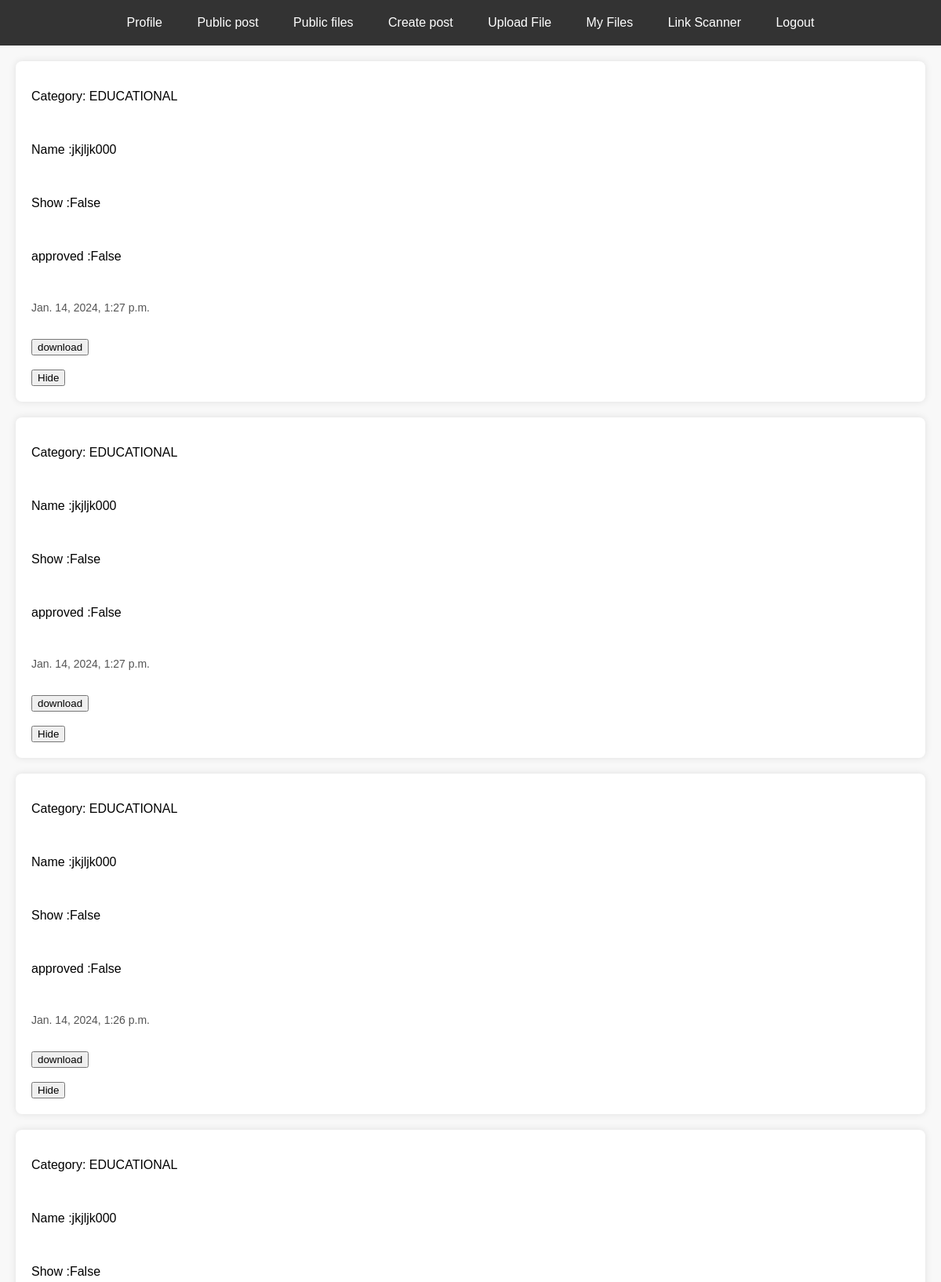
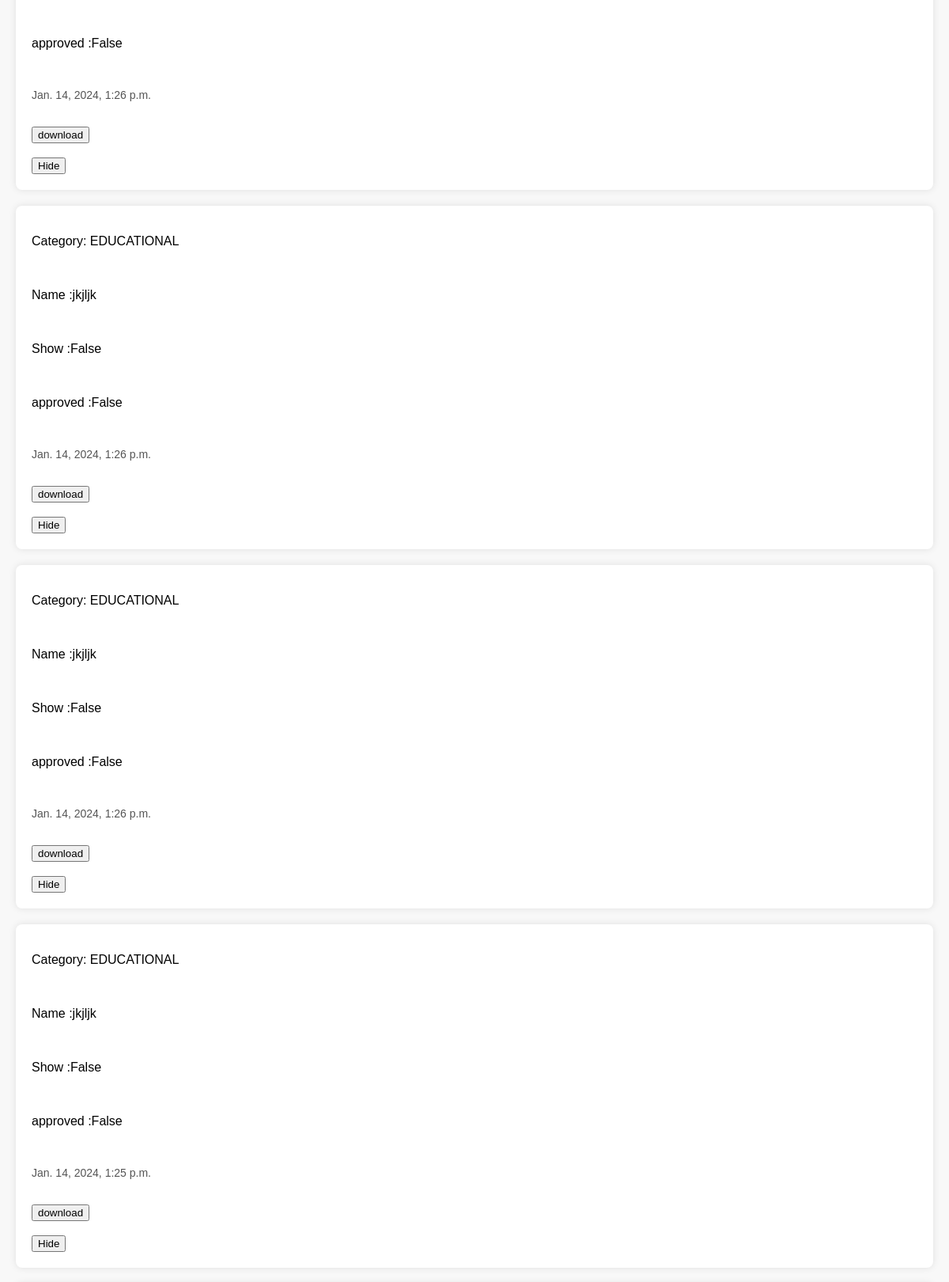
/my_files/ (signed in, upper part), run on the app's committed database (2 pictures, top to bottom).
### home/models.py (models this page shows)
class UploadedFile(models.Model):
    owner = models.ForeignKey(User, on_delete=models.CASCADE)
    name = models.CharField(max_length=100)
    file = models.FileField(upload_to='uploads/', validators=[validate_file_type_and_size])
    created_datetime = models.DateTimeField(auto_now_add=True)
    category_enum = models.IntegerField(choices=[(choice.value, choice.name) for choice in PostCategoryEnum])
    show = models.BooleanField(default=False)
    approved = models.BooleanField(default=False)
    scan_result = models.CharField(max_length=255, blank=True, null=True)

### home/views.py (the view)
# urls.py: path('my_files/', views.my_files, name='my_files'),
@login_required
def my_files(request):
    files = UploadedFile.objects.filter(owner=request.user).order_by('-created_datetime')
    return render(request, 'user-temp/myfiles.html', {'files': files, 'userinfo': request.user.userinfo})

### home/templates/user-temp/myfiles.html (shortened to what this page needs)
<!DOCTYPE html>
<html lang="en">
<head>
</head>
<body>
    <nav>
        <a href="{% url 'profile' %}">Profile</a>
        <a href="{% url 'puplic_post' %}">Public post</a>
        <a href="{% url 'puplic_files' %}">Public files</a>
        <a href="{% url 'create_post' %}">Create post</a>
        <a href="{% url 'create_file' %}">Upload File</a>
        <a href="{% url 'my_files' %}">My Files</a>
        <a href="{% url 'scan_link' %}">Link Scanner</a>
        <a href="{% url 'user_logout' %}">Logout</a>
    </nav>
    <div class="content">
        {% for file in files reversed %}
        <div class="post-container">
            {% if file.category_enum == 2 %}
                <p>Category: EDUCATIONAL</p>
            {% endif %}
<br>
            <p>Name :{{ file.name }}</p>
            <br>
            <p> Show :{{file.show}}</p>
            <br>
            <p> approved :{{file.approved}}</p>
            <br>
            <p class="post-metadata">{{ file.created_datetime }}</p>
<br>
            <form action="/download_file/{{file.id}}/" method = "post">{% csrf_token %}
            <input type="submit" class="btn btn-primary" value="download">
        </form>
            <br>
            <form action="/hidefile/{{file.id}}/" method = "post">{% csrf_token %}
            <input type="submit" class="btn btn-primary" value="Hide">
            </form>
        </div>
        {% endfor %}
    </div>
</body>
</html>

### home/templates/user-temp/myfiles.html (style rules this page uses)
body { font-family: 'Arial', sans-serif; margin: 0; padding: 0; display: flex; flex-direction: column; height: 100vh; background-color: #f8f8f8; }
nav { background-color: #333; color: white; padding: 10px; text-align: center; }
nav a { color: white; text-decoration: none; padding: 10px 20px; display: inline-block; }
.content { display: flex; flex: 1; flex-direction: column-reverse; padding: 20px; }
.post-container { background-color: white; padding: 20px; border-radius: 8px; box-shadow: 0 0 10px rgba(0, 0, 0, 0.1); margin-bottom: 20px; }
.post-metadata { color: #555; font-size: 14px; }

### data on the page
UploadedFile: category_enum "Category: EDUCATIONAL", name "jkjljk", show "False", approved "False", created_datetime "Jan. 14, 2024, 1:25 p.m."
UploadedFile: category_enum "Category: EDUCATIONAL", name "jkjljk", show "False", approved "False", created_datetime "Jan. 14, 2024, 1:26 p.m."
UploadedFile: category_enum "Category: EDUCATIONAL", name "jkjljk", show "False", approved "False", created_datetime "Jan. 14, 2024, 1:26 p.m."
UploadedFile: category_enum "Category: EDUCATIONAL", name "jkjljk000", show "False", approved "False", created_datetime "Jan. 14, 2024, 1:26 p.m."
UploadedFile: category_enum "Category: EDUCATIONAL", name "jkjljk000", show "False", approved "False", created_datetime "Jan. 14, 2024, 1:26 p.m."
UploadedFile: category_enum "Category: EDUCATIONAL", name "jkjljk000", show "False", approved "False", created_datetime "Jan. 14, 2024, 1:27 p.m."
UploadedFile: category_enum "Category: EDUCATIONAL", name "jkjljk000", show "False", approved "False", created_datetime "Jan. 14, 2024, 1:27 p.m."
